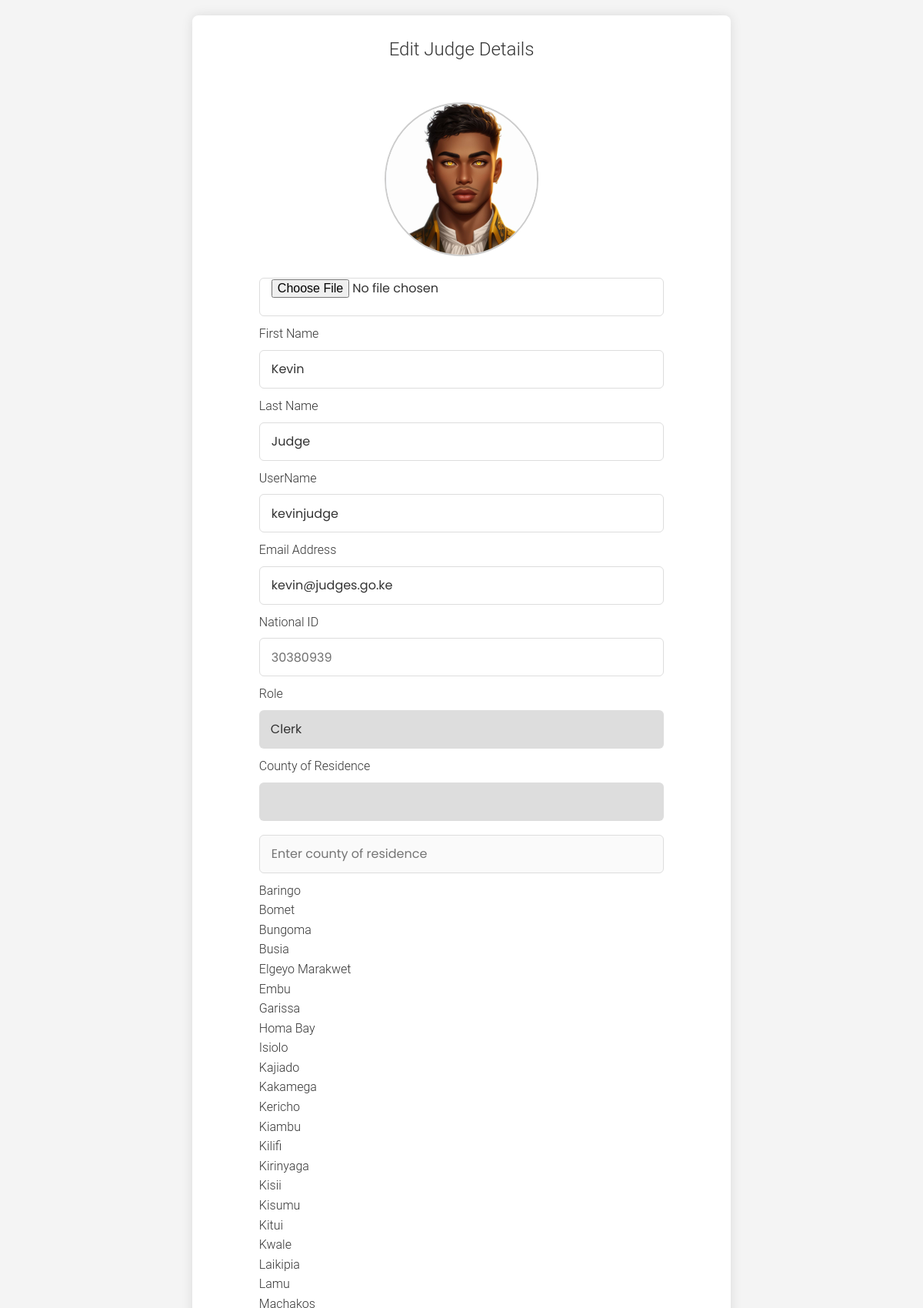
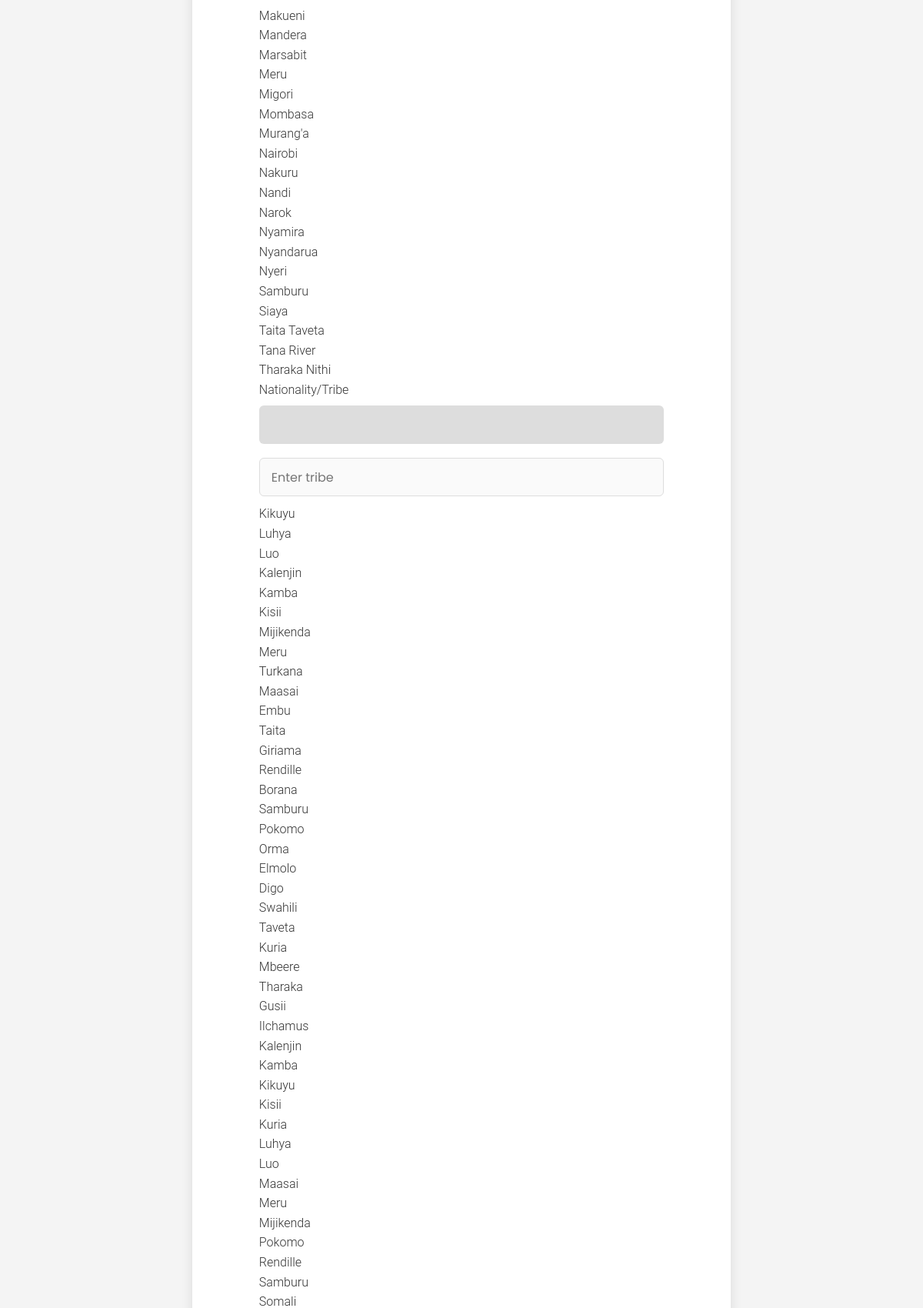
/admin-edit-judge/3 (signed in, upper part), run on the app's committed database (2 pictures, top to bottom).
### court_proceedings_management_application/models.py (models this page shows, shortened)
class User(AbstractUser, PermissionsMixin):
    ROLES = (
        ('admin', 'Admin'),
        ('clerk', 'Clerk'),
        ('judge', 'Judge'),
        ('participant', 'Participant'),
        ('lawyer', 'Lawyer'),
    )
    COUNTY_CHOICES = (
        ('Baringo', 'Baringo'),
        ('Bomet', 'Bomet'),
        ('Bungoma', 'Bungoma'),
        ('Busia', 'Busia'),
        ('Elgeyo Marakwet', 'Elgeyo Marakwet'),
        ('Embu', 'Embu'),
        ('Garissa', 'Garissa'),
        ('Homa Bay', 'Homa Bay'),
        ('Isiolo', 'Isiolo'),
        ('Kajiado', 'Kajiado'),
        ('Kakamega', 'Kakamega'),
        ('Kericho', 'Kericho'),
        ('Kiambu', 'Kiambu'),
        ('Kilifi', 'Kilifi'),
        ('Kirinyaga', 'Kirinyaga'),
        ('Kisii', 'Kisii'),
        ('Kisumu', 'Kisumu'),
        ('Kitui', 'Kitui'),
        ('Kwale', 'Kwale'),
        ('Laikipia', 'Laikipia'),
        ('Lamu', 'Lamu'),
        ('Machakos', 'Machakos'),
        ('Makueni', 'Makueni'),
        ('Mandera', 'Mandera'),
        ('Marsabit', 'Marsabit'),
        ('Meru', 'Meru'),
        ('Migori', 'Migori'),
        ('Mombasa', 'Mombasa'),
        ('Murang\'a', 'Murang\'a'),
        ('Nairobi', 'Nairobi'),
        ('Nakuru', 'Nakuru'),
        ('Nandi', 'Nandi'),
        ('Narok', 'Narok'),
        ('Nyamira', 'Nyamira'),
        ('Nyandarua', 'Nyandarua'),
        ('Nyeri', 'Nyeri'),
        ('Samburu', 'Samburu'),
        ('Siaya', 'Siaya'),
        ('Taita Taveta', 'Taita Taveta'),
        ('Tana River', 'Tana River'),
        ('Tharaka Nithi', 'Tharaka Nithi'),
    )
    TRIBE_CHOICES = (
        ('Kikuyu', 'Kikuyu'),
        ('Luhya', 'Luhya'),
        ('Luo', 'Luo'),
        ('Kalenjin', 'Kalenjin'),
        ('Kamba', 'Kamba'),
        ('Kisii', 'Kisii'),
        ('Mijikenda', 'Mijikenda'),
        ('Meru', 'Meru'),
        ('Turkana', 'Turkana'),
        ('Maasai', 'Maasai'),
        ('Embu', 'Embu'),
        ('Taita', 'Taita'),
        ('Giriama', 'Giriama'),
        ('Rendille', 'Rendille'),
        ('Borana', 'Borana'),
        ('Samburu', 'Samburu'),
        ('Pokomo', 'Pokomo'),
        ('Orma', 'Orma'),
        ('Elmolo', 'Elmolo'),
        ('Digo', 'Digo'),
        ('Swahili', 'Swahili'),
        ('Taveta', 'Taveta'),
        ('Kuria', 'Kuria'),
        ('Mbeere', 'Mbeere'),
        ('Tharaka', 'Tharaka'),
        ('Gusii', 'Gusii'),
        ('Ilchamus', 'Ilchamus'),
        ('Kalenjin', 'Kalenjin'),
        ('Kamba', 'Kamba'),
        ('Kikuyu', 'Kikuyu'),
        ('Kisii', 'Kisii'),
        ('Kuria', 'Kuria'),
        ('Luhya', 'Luhya'),
        ('Luo', 'Luo'),
        ('Maasai', 'Maasai'),
        ('Meru', 'Meru'),
        ('Mijikenda', 'Mijikenda'),
        ('Pokomo', 'Pokomo'),
        ('Rendille', 'Rendille'),
        ('Samburu', 'Samburu'),
        ('Somali', 'Somali'),
        ('Swahili', 'Swahili'),
        ('Taita', 'Taita'),
        ('Taveta', 'Taveta'),
        ('Tharaka', 'Tharaka'),
        ('Turkana', 'Turkana'),
        ('Gabra', 'Gabra'),
        ('Giriama', 'Giriama'),
    )
    GENDER_CHOICES = (
        ('male', 'Male'),
        ('female', 'Female'),
        ('prefer not to say', 'Prefer not to say'),
    )
    profile_image = models.ImageField(upload_to='profile_images/', null=True, blank=True, default='profile_images'
                                                                                                  '/default.png')
    user_id = models.CharField(max_length=30, unique=True)
    first_name = models.CharField(max_length=30)
    last_name = models.CharField(max_length=30, null=True, blank=True)
    username = models.CharField(max_length=30, unique=True)
    email = models.EmailField(unique=True)
    role = models.CharField(max_length=30, choices=ROLES, default='observer')
    national_id = models.IntegerField(unique=True)
    county_of_residence = models.CharField(max_length=30, choices=COUNTY_CHOICES, default='Nairobi')
    phone_number = models.CharField(max_length=15, blank=True)
    gender = models.CharField(max_length=30, choices=GENDER_CHOICES, default='prefer not to say')
    tribe = models.CharField(max_length=30, choices=TRIBE_CHOICES, default='Kikuyu')
    date_of_birth = models.DateField()
    address = models.CharField(max_length=255)
    password = models.CharField(max_length=30)
    is_active = models.BooleanField(default=True)
    is_staff = models.BooleanField(default=False)
    is_superuser = models.BooleanField(default=False)
    date_joined = models.DateTimeField(auto_now_add=True)
    created_by = models.ForeignKey('self', on_delete=models.SET_NULL, null=True, blank=True)
    is_approved = models.BooleanField(default=False)
    courts = models.ManyToManyField('Court', related_name='users', blank=True)

### court_proceedings_management_application/views.py (the view, shortened to what this page needs)
# urls.py: path('admin-edit-judge/<int:user_id>', views.AdminEditJudgeView.as_view(), name='admin-edit-judge'),
class AdminEditJudgeView(View):
    def __init__(self, *args, **kwargs):
        super().__init__(*args, **kwargs)
        self.registration_service = RegistrationService(AdminService(), ClerkService())
        self.user_service = UserService()
        self.court_service = CourtService()
    def get(self, request, user_id):
        counties = self.user_service.get_counties()
        tribes = self.user_service.get_tribes()
        court_objects = self.court_service.get_all_courts()
        user = request.user
        user_info = self.user_service.get_user_info(user.username)
        try:
            judge = self.user_service.get_user_by_id(user_id)
        except UserDoesNotExist:
            messages.error(request, 'Judge not found', extra_tags='toast')
            return redirect('admin-manage-judge')
        context = {
            'counties': counties,
            'user_info': user_info,
            'judge': judge,
            'tribes': tribes,
            'court_objects': court_objects,
        }
        return render(request, 'admin-edit-judge.html', context)

### court_proceedings_management_application/interfaces/court_database.py (called while the page is built)
    def get_all_courts(self):
        return Court.objects.all()

### court_proceedings_management_application/interfaces/court_service.py (called while the page is built)
    def get_all_courts(self):
        return self.court_database.get_all_courts()

### court_proceedings_management_application/interfaces/user_database.py (called while the page is built)
    def get_user_info(self, username):
        try:
            return get_object_or_404(User, username=username)
        except User.DoesNotExist:
            return UserDoesNotExist(f'User with username {username} does not exist')

    def get_user_by_id(self, user_id):
        try:
            return User.objects.get(id=user_id)
        except User.DoesNotExist:
            return UserDoesNotExist(f'User with id {user_id} does not exist')

    def get_counties(self):
        counties = User.COUNTY_CHOICES
        return counties

    def get_tribes(self):
        tribes = User.TRIBE_CHOICES
        return tribes

### court_proceedings_management_application/interfaces/user_service.py (called while the page is built)
    def get_user_info(self, username):
        try:
            return self.user_database.get_user_info(username)
        except UserDoesNotExist as e:
            print(e)
            return None

    def get_user_by_id(self, user_id):
        try:
            return self.user_database.get_user_by_id(user_id)
        except UserDoesNotExist as e:
            print(e)
            return None

    def get_counties(self):
        return self.user_database.get_counties()

    def get_tribes(self):
        return self.user_database.get_tribes()

### templates/admin-edit-judge.html (shortened to what this page needs)
{% load static %}
<!DOCTYPE html>
<html lang="en">
<head>
    <link rel="stylesheet" href="{% static 'styles/main.css' %}">
    <link rel="stylesheet" href="https://cdnjs.cloudflare.com/ajax/libs/font-awesome/5.15.2/css/all.min.css"/>
</head>
<body>
<main>
    <section class="form-container">
        <header>Edit Judge Details</header>
        <form action="{% url 'admin-edit-judge' user_id=judge.id %}" method="post" class="form"
              enctype="multipart/form-data">
            <div class="container image-container">
                <img id="output" class="image-view" width="200" src="{{ judge.profile_image.url }}" style="border-radius: 50%"/>
            </div>
            <input type="file" id="profile_image" name="profile_image" accept="image/*" onchange="loadFile(event)"
                   class="form-field form-font">
            <div class="input-box">
                <label>First Name</label>
                <input type="text" name="first_name" placeholder="Enter first name" required
                       class="form-field form-font" value="{{ judge.first_name }}"/>
            </div>
            <div class="input-box">
                <label>Last Name</label>
                <input type="text" name="last_name" placeholder="Enter last name" required
                       class="form-field form-font" value="{{ judge.last_name }}"/>
            </div>
            <div class="input-box">
                <label>UserName</label>
                <input type="text" name="username" placeholder="Enter username" required class="form-field form-font"
                       value="{{ judge.username }}"/>
            </div>
            <div class="input-box">
                <label>Email Address</label>
                <input type="email" name="email" placeholder="Enter email address" required
                       class="form-field form-font" value="{{ judge.email }}"/>
            </div>
            <div class="input-box">
                <label>National ID</label>
                <input type="number" name="national_id" placeholder="Enter ID Number" required
                       class="form-field form-number form-font" value="{{ judge.national_id }}"/>
            </div>
            <div class="input-box">
                <label>Role</label>
                <select name="role" class="form-field form-dropdown form-font">
                    <option value="judge" onclick="roleDescription()">Clerk</option>
                </select>
            </div>
            <div class="input-box">
                <label>County of Residence</label>
                <select name="county_of_residence" class="form-field form-dropdown form-font" required>
                    <input type="text" name="county_of_residence" placeholder="Enter county of residence" required
                           class="form-field form-font" disabled/>
                    {% for county in counties %}
                        <option value="{{ county.0 }}">{{ county.1 }}</option>
                    {% endfor %}
                </select>
            </div>
            <div class="input-box">
                <label>Nationality/Tribe</label>
                <select name="tribe" class="form-field form-dropdown form-font" required>
                <input type="text" name="tribe" placeholder="Enter tribe" required
                       class="form-field form-font" disabled/>
                    {% for tribe in tribes %}
                        <option value="{{ tribe.0 }}">{{ tribe.1 }}</option>
                    {% endfor %}
                </select>
            </div>
        </form>
    </section>
</main>
<link href="https://cdnjs.cloudflare.com/ajax/libs/cropperjs/1.5.12/cropper.min.css" rel="stylesheet">
</body>
</html>

### static/styles/main.css (style rules this page uses)
main { margin-top: 20px; }
body { font-family: 'Roboto Light', sans-serif; font-size: 16px; line-height: 1.6; color: #333; background-color: #f4f4f4; }
* { margin: 0; padding: 0; box-sizing: border-box; }
.container { width: 80%; overflow: hidden; display: flex; flex-direction: column; align-items: center; justify-content: center; margin: 20px auto; }
.image-container { border: none !important; }
.image-view { border: solid 2px #cccccc; }
.form-container { overflow: hidden; display: flex; flex-direction: column; align-items: center; justify-content: center; margin: 20px auto; position: relative; max-width: 700px; width: 100%; background: #fff; padding: 25px; border-radius: 8px; box-shadow: 0 0 15px rgba(0, 0, 0, 0.1); }
.form-container header { font-size: 1.5rem; color: #333; font-weight: 500; text-align: center; }
.form-container .form { margin-top: 30px; }
.form-field { position: relative; height: 50px; width: 100%; outline: none; font-size: 1rem; color: #707070; margin-top: 8px; border: 1px solid #ddd; border-radius: 6px; padding: 0 15px; margin-bottom: 10px; }
.form-dropdown { position: relative; height: 50px; width: 100%; outline: none; border: none; color: #707070; font-size: 1rem; background: #ddd url('https://cdnjs.cloudflare.com/ajax/libs/font-awesome/5.15.2/css/all.min.css') no-repeat right 10px center; -webkit-appearance: none; -moz-appearance: none; appearance: none; }
.form-font { font-family: 'Poppins', sans-serif; color: #333; }
.form-number { position: relative; height: 50px; width: 100%; outline: none; font-size: 1rem; color: #707070; margin-top: 8px; border: 1px solid #ddd; border-radius: 6px; padding: 0 15px; }

### data on the page
User: profile_image (picture), first_name "Kevin", last_name "Judge", username "kevinjudge", email "kevin@judges.go.ke", national_id "30380939"
